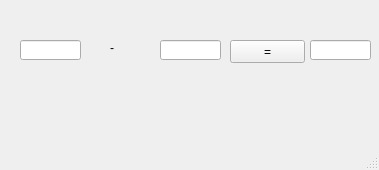
<?xml version="1.0" encoding="UTF-8"?>
<ui version="4.0">
 <class>MainWindow</class>
 <widget class="QMainWindow" name="MainWindow">
  <property name="geometry">
   <rect>
    <x>0</x>
    <y>0</y>
    <width>379</width>
    <height>170</height>
   </rect>
  </property>
  <property name="windowTitle">
   <string>MainWindow</string>
  </property>
  <widget class="QWidget" name="centralwidget">
   <widget class="QLineEdit" name="le01">
    <property name="geometry">
     <rect>
      <x>20</x>
      <y>40</y>
      <width>61</width>
      <height>20</height>
     </rect>
    </property>
   </widget>
   <widget class="QLineEdit" name="le02">
    <property name="geometry">
     <rect>
      <x>160</x>
      <y>40</y>
      <width>61</width>
      <height>20</height>
     </rect>
    </property>
   </widget>
   <widget class="QLineEdit" name="le03">
    <property name="geometry">
     <rect>
      <x>310</x>
      <y>40</y>
      <width>61</width>
      <height>20</height>
     </rect>
    </property>
   </widget>
   <widget class="QLabel" name="lbl">
    <property name="geometry">
     <rect>
      <x>110</x>
      <y>40</y>
      <width>21</width>
      <height>16</height>
     </rect>
    </property>
    <property name="contextMenuPolicy">
     <enum>Qt::NoContextMenu</enum>
    </property>
    <property name="text">
     <string>-</string>
    </property>
   </widget>
   <widget class="QPushButton" name="pb">
    <property name="geometry">
     <rect>
      <x>230</x>
      <y>40</y>
      <width>75</width>
      <height>23</height>
     </rect>
    </property>
    <property name="text">
     <string>=</string>
    </property>
   </widget>
  </widget>
  <widget class="QMenuBar" name="menubar">
   <property name="geometry">
    <rect>
     <x>0</x>
     <y>0</y>
     <width>379</width>
     <height>21</height>
    </rect>
   </property>
  </widget>
  <widget class="QStatusBar" name="statusbar"/>
 </widget>
 <resources/>
 <connections/>
</ui>
